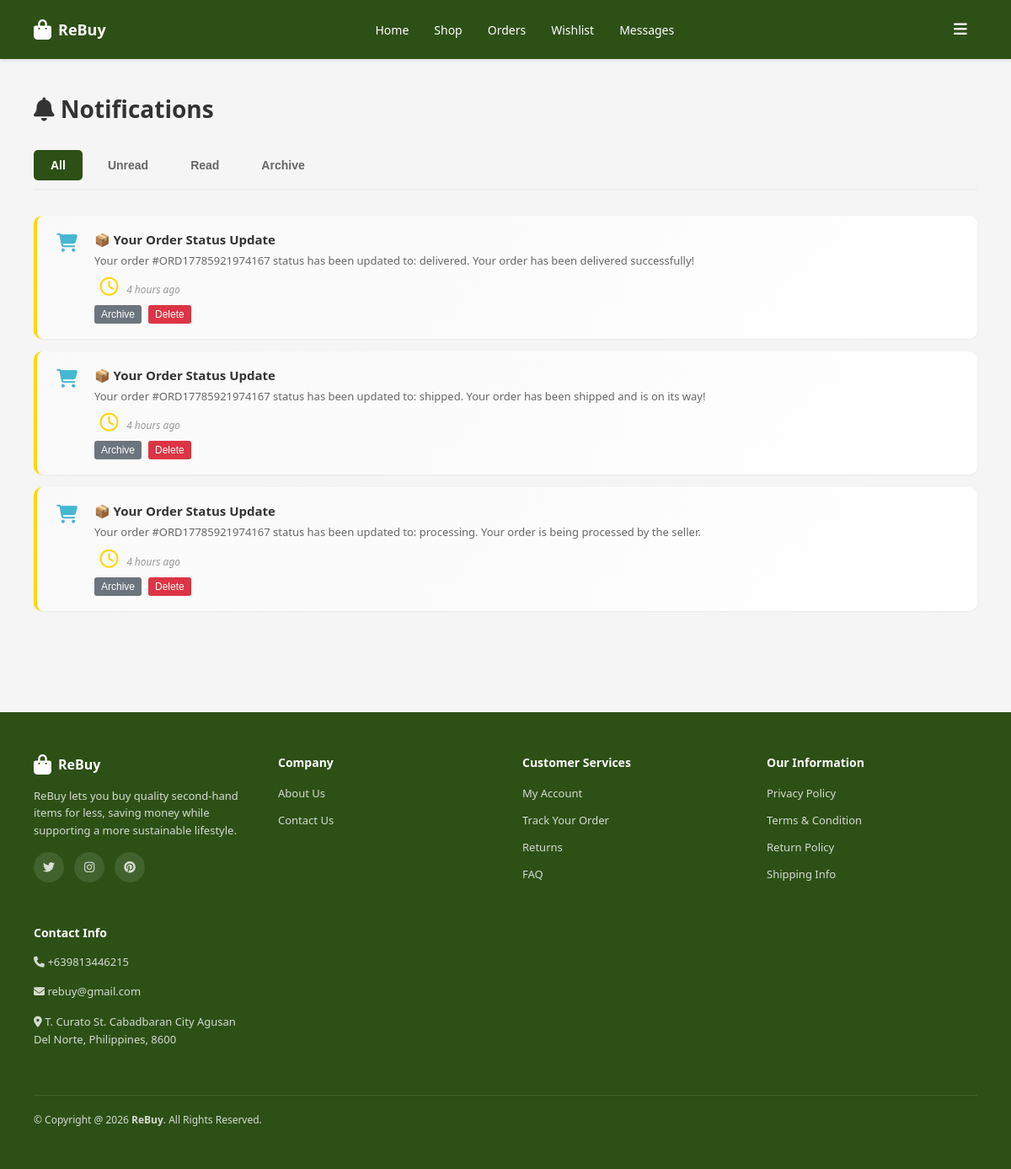
The app's page /php/notification.php (signed in) with its own data.
### tables this page shows
CREATE TABLE `notifications` (
  `id` int(11) NOT NULL,
  `user_id` int(11) NOT NULL,
  `title` varchar(255) NOT NULL,
  `message` text NOT NULL,
  `type` enum('promo','message','order','system','wishlist','event') DEFAULT 'system',
  `is_read` tinyint(1) DEFAULT 0,
  `is_archived` tinyint(1) DEFAULT 0,
  `sender_id` int(11) DEFAULT NULL,
  `redirect_url` varchar(500) DEFAULT NULL,
  `created_at` timestamp NOT NULL DEFAULT current_timestamp()
);

### php/notification_functions.php (called while the page is built, shortened)
<?php
function ensureNotificationsTable() {
    global $conn;
    $sql = "CREATE TABLE IF NOT EXISTS notifications (
        id INT AUTO_INCREMENT PRIMARY KEY,
        user_id INT NOT NULL,
        title VARCHAR(255) NOT NULL,
        message TEXT NOT NULL,
        type ENUM('promo', 'message', 'order', 'system', 'wishlist', 'event') DEFAULT 'system',
        is_read BOOLEAN DEFAULT FALSE,
        is_archived BOOLEAN DEFAULT FALSE,
        sender_id INT DEFAULT NULL,
        redirect_url VARCHAR(500) DEFAULT NULL,
        created_at TIMESTAMP DEFAULT CURRENT_TIMESTAMP,
        FOREIGN KEY (user_id) REFERENCES users(id) ON DELETE CASCADE
    )";
    $result = $conn->query($sql);
    if ($result) {
        $check_column = $conn->query("SHOW COLUMNS FROM notifications LIKE 'is_archived'");
        $check_sender = $conn->query("SHOW COLUMNS FROM notifications LIKE 'sender_id'");
        $check_redirect = $conn->query("SHOW COLUMNS FROM notifications LIKE 'redirect_url'");
        $check_type = $conn->query("SHOW COLUMNS FROM notifications LIKE 'type'");
        if ($check_type->num_rows > 0) {
            $type_info = $check_type->fetch_assoc();
        }
    }
    return $result;
}
function getUserNotifications($user_id, $limit = 20, $unread_only = false, $archived_only = false, $filter_types = null) {
    global $conn;
    ensureNotificationsTable();
    $sql = "SELECT * FROM notifications WHERE user_id = ?";
    $params = [$user_id];
    $types = "i";
    if ($archived_only) {
        $sql .= " AND is_archived = TRUE";
    } else {
        $sql .= " AND is_archived = FALSE";
    }
    $sql .= " ORDER BY created_at DESC LIMIT ?";
    $params[] = $limit;
    $types .= "i";
    $stmt = $conn->prepare($sql);
    $stmt->bind_param($types, ...$params);
    $stmt->execute();
    $result = $stmt->get_result();
    $notifications = $result->fetch_all(MYSQLI_ASSOC);
    return $notifications;
}
function getNotificationIcon($type) {
    $icons = [
        'promo' => 'fas fa-tag',
        'message' => 'fas fa-envelope',
        'order' => 'fas fa-shopping-cart',
        'system' => 'fas fa-info-circle',
        'wishlist' => 'fas fa-heart',
        'event' => 'fas fa-calendar-alt'
    ];
    return $icons[$type] ?? 'fas fa-bell';
}
function getNotificationColor($type) {
    $colors = [
        'promo' => '#ff6b6b',
        'message' => '#4ecdc4',
        'order' => '#45b7d1',
        'system' => '#96ceb4',
        'wishlist' => '#ff6b9d',
        'event' => '#9b59b6'
    ];
    return $colors[$type] ?? '#96ceb4';
}
function formatNotificationTime($created_at) {
    $time = strtotime($created_at);
    $now = time();
    $diff = $now - $time;
    if ($diff < 60) {
        return 'Just now';
    } elseif ($diff < 3600) {
        return floor($diff / 60) . ' minutes ago';
    } elseif ($diff < 86400) {
        return floor($diff / 3600) . ' hours ago';
    } elseif ($diff < 604800) {
        return floor($diff / 86400) . ' days ago';
    } else {
        return date('M j, Y', $time);
    }
}
?>

### php/notification.php (the view, shortened to what this page needs)
<?php
include 'db.php';
include 'notification_functions.php';
$user_id = $_SESSION['user_id'];
$current_tab = $_GET['tab'] ?? 'all';
switch ($current_tab) {
    default:
        $notifications = getUserNotifications($user_id, 50, false, false, null);
        break;
}
?>
<!DOCTYPE html>
<html lang="en">
<head>
    <link rel="stylesheet" href="https://cdnjs.cloudflare.com/ajax/libs/font-awesome/6.5.0/css/all.min.css">
    <link rel="stylesheet" href="../css/header-footer.css">
    <link rel="stylesheet" href="../css/notification.css">
</head>
<body>
    <div class="page-wrapper">
    <?php include '_header.php'; ?>
        <div class="page-content" style="max-width: 1200px; margin: 0 auto; padding: 40px;">
            <div class="notification-header">
                <h1 style="font-size: 28px; color: #333; margin: 0;"><i class="fas fa-bell"></i> Notifications
                </h1>
            </div>
            <div class="notification-tabs">
                <button class="tab-btn <?php echo $current_tab === 'all' ? 'active' : ''; ?>" onclick="switchTab('all')">
                    All
                </button>
                <button class="tab-btn <?php echo $current_tab === 'unread' ? 'active' : ''; ?>" onclick="switchTab('unread')">
                    Unread
                </button>
                <button class="tab-btn <?php echo $current_tab === 'read' ? 'active' : ''; ?>" onclick="switchTab('read')">
                    Read
                </button>
                <button class="tab-btn <?php echo $current_tab === 'archive' ? 'active' : ''; ?>" onclick="switchTab('archive')">
                    Archive
                </button>
            </div>
            <?php if (!empty($notifications)): ?>
                <div class="notification-list">
                    <?php foreach ($notifications as $notification): ?>
                        <?php
                        $is_clickable = ($notification['type'] == 'message' && !empty($notification['redirect_url']));
                        $click_target = $is_clickable ? $notification['redirect_url'] : '#';
                        ?>
                        <div class="notification-item <?php echo !$notification['is_read'] ? 'unread' : ''; ?> <?php echo $notification['is_archived'] ? 'archived' : ''; ?> <?php echo $is_clickable ? 'clickable' : ''; ?>"
                             <?php if ($is_clickable): ?>onclick="window.location.href='<?php echo htmlspecialchars($click_target); ?>'"<?php endif; ?>>
                            <i class="<?php echo getNotificationIcon($notification['type']); ?>" style="color: <?php echo getNotificationColor($notification['type']); ?>;"></i>
                            <div class="notification-content">
                                <h4>
                                    <?php echo htmlspecialchars($notification['title']); ?>
                                </h4>
                                <p><?php echo htmlspecialchars($notification['message']); ?></p>
                                <div class="notification-time">
                                    <i class="far fa-clock"></i> <?php echo formatNotificationTime($notification['created_at']); ?>
                                </div>
                                <div class="notification-actions-item" onclick="event.stopPropagation();">
                                    <?php if ($current_tab !== 'archive'): ?>
                                        <form method="POST" style="display: inline;">
                                            <button type="submit" class="btn-action btn-archive">Archive</button>
                                        </form>
                                    <?php endif; ?>
                                    <form method="POST" style="display: inline;">
                                        <button type="submit" class="btn-action btn-delete" onclick="return confirm('Delete this notification?');">Delete</button>
                                    </form>
                                </div>
                            </div>
                        </div>
                    <?php endforeach; ?>
                </div>
            <?php endif; ?>
        </div>
        <footer>
            <div class="footer-container">
                <div class="footer-content">
                    <div class="footer-section">
                        <div class="footer-logo">
                            <i class="fas fa-shopping-bag"></i>
                            <span>ReBuy</span>
                        </div>
                        <p class="footer-text">ReBuy lets you buy quality second-hand items for less, saving money while supporting a more sustainable lifestyle.</p>
                        <div class="social-links">
                            <a href="#"><i class="fab fa-twitter"></i></a>
                            <a href="#"><i class="fab fa-instagram"></i></a>
                            <a href="#"><i class="fab fa-pinterest"></i></a>
                        </div>
                    </div>
                    <div class="footer-section">
                        <h3>Company</h3>
                        <ul>
                            <li><a href="about_us.php">About Us</a></li>
                            <li><a href="#">Contact Us</a></li>
                        </ul>
                    </div>
                    <div class="footer-section">
                        <h3>Customer Services</h3>
                        <ul>
                            <li><a href="settings.php">My Account</a></li>
                            <li><a href="#">Track Your Order</a></li>
                            <li><a href="#">Returns</a></li>
                            <li><a href="#">FAQ</a></li>
                        </ul>
                    </div>
                    <div class="footer-section">
                        <h3>Our Information</h3>
                        <ul>
                            <li><a href="#">Privacy Policy</a></li>
                            <li><a href="#">Terms & Condition</a></li>
                            <li><a href="#">Return Policy</a></li>
                            <li><a href="#">Shipping Info</a></li>
                        </ul>
                    </div>
                    <div class="footer-section">
                        <h3>Contact Info</h3>
                        <p class="footer-text"><i class="fas fa-phone"></i> +639813446215</p>
                        <p class="footer-text"><i class="fa-solid fa-envelope"></i> rebuy@gmail.com</p>
                        <p class="footer-text"><i class="fa-solid fa-location-dot"></i> T. Curato St. Cabadbaran City Agusan Del Norte, Philippines, 8600</p>
                    </div>
                </div>
                <div class="footer-bottom">
                    <p>&copy; Copyright @ 2026 <strong>ReBuy</strong>. All Rights Reserved.</p>
                </div>
            </div>
        </footer>
    </div>
</body>
</html>

### css/header-footer.css (style rules this page uses)
:root { --primary-color: #2d5016; --secondary-color: #f4c430; --text-dark: #333; --text-light: #666; --bg-light: #f5f5f5; --border-color: #e0e0e0; }
* { margin: 0; padding: 0; box-sizing: border-box; }
body { font-family: 'Segoe UI', Tahoma, Geneva, Verdana, sans-serif; background-color: var(--bg-light); color: var(--text-dark); }
footer { background: var(--primary-color); color: white; padding: 50px 40px; margin-top: 80px; }
.footer-container { max-width: 1400px; margin: 0 auto; }
.footer-content { display: grid; grid-template-columns: repeat(auto-fit, minmax(250px, 1fr)); gap: 40px; margin-bottom: 40px; }
.footer-section h3 { margin-bottom: 15px; font-size: 14px; font-weight: 600; }
.footer-section ul { list-style: none; }
.footer-section ul li { margin-bottom: 10px; }
.footer-section a { color: rgba(255,255,255,0.8); text-decoration: none; font-size: 13px; transition: color 0.3s; }
.footer-logo { display: flex; align-items: center; gap: 8px; margin-bottom: 15px; font-size: 16px; font-weight: bold; }
.footer-logo i { font-size: 24px; }
.footer-text { font-size: 13px; color: rgba(255,255,255,0.8); line-height: 1.6; margin-bottom: 15px; }
.social-links { display: flex; gap: 12px; }
.social-links a { width: 36px; height: 36px; border-radius: 50%; background: rgba(255,255,255,0.1); display: flex; align-items: center; justify-content: center; font-size: 14px; transition: background 0.3s; }
.footer-bottom { border-top: 1px solid rgba(255,255,255,0.1); padding-top: 20px; display: flex; justify-content: space-between; align-items: center; font-size: 12px; color: rgba(255,255,255,0.8); }

### css/notification.css (style rules this page uses)
* { margin: 0; padding: 0; box-sizing: border-box; }
body { font-family: 'Segoe UI', Tahoma, Geneva, Verdana, sans-serif; background-color: #f5f5f5; }
.notification-list { display: flex; flex-direction: column; gap: 15px; }
.notification-item { display: flex; align-items: flex-start; gap: 15px; padding: 18px; background: linear-gradient(135deg, #f9f9f9 0%, #ffffff 100%); border-radius: 10px; border-left: 4px solid #ffd700; transition: all 0.3s cubic-bezier(0.4, 0, 0.2, 1); cursor: pointer; box-shadow: 0 1px 3px rgba(0, 0, 0, 0.05); }
.notification-item i { font-size: 22px; color: #ffd700; width: 35px; text-align: center; margin-top: 3px; flex-shrink: 0; }
.notification-content { flex: 1; }
.notification-content h4 { font-size: 15px; color: #333; margin-bottom: 6px; font-weight: 600; }
.notification-content p { font-size: 13px; color: #666; margin-bottom: 8px; line-height: 1.4; }
.notification-time { font-size: 12px; color: #999; font-style: italic; }

### php/notification.php (style rules this page uses)
.notification-header { display: flex; justify-content: space-between; align-items: center; margin-bottom: 30px; }
.notification-tabs { display: flex; gap: 10px; margin-bottom: 30px; border-bottom: 2px solid #eee; padding-bottom: 10px; }
.tab-btn { padding: 10px 20px; border: none; background: none; cursor: pointer; font-size: 14px; font-weight: 600; color: #666; border-radius: 5px; transition: all 0.3s ease; position: relative; }
.tab-btn.active { background: #2d5016; color: white; }
.notification-actions-item { display: flex; gap: 8px; margin-top: 8px; }
.btn-action { padding: 4px 8px; border: none; border-radius: 3px; cursor: pointer; font-size: 12px; transition: all 0.3s ease; }
.btn-archive { background: #6c757d; color: white; }
.btn-delete { background: #dc3545; color: white; }

### records on screen
notifications: title "📦 Your Order Status Update", message "Your order #ORD17785921974167 status has been updated to: delivered. Your order has been delivered successfully!", created_at "4 hours ago"
notifications: title "📦 Your Order Status Update", message "Your order #ORD17785921974167 status has been updated to: shipped. Your order has been shipped and is on its way!", created_at "4 hours ago"
notifications: title "📦 Your Order Status Update", message "Your order #ORD17785921974167 status has been updated to: processing. Your order is being processed by the seller.", created_at "4 hours ago"
